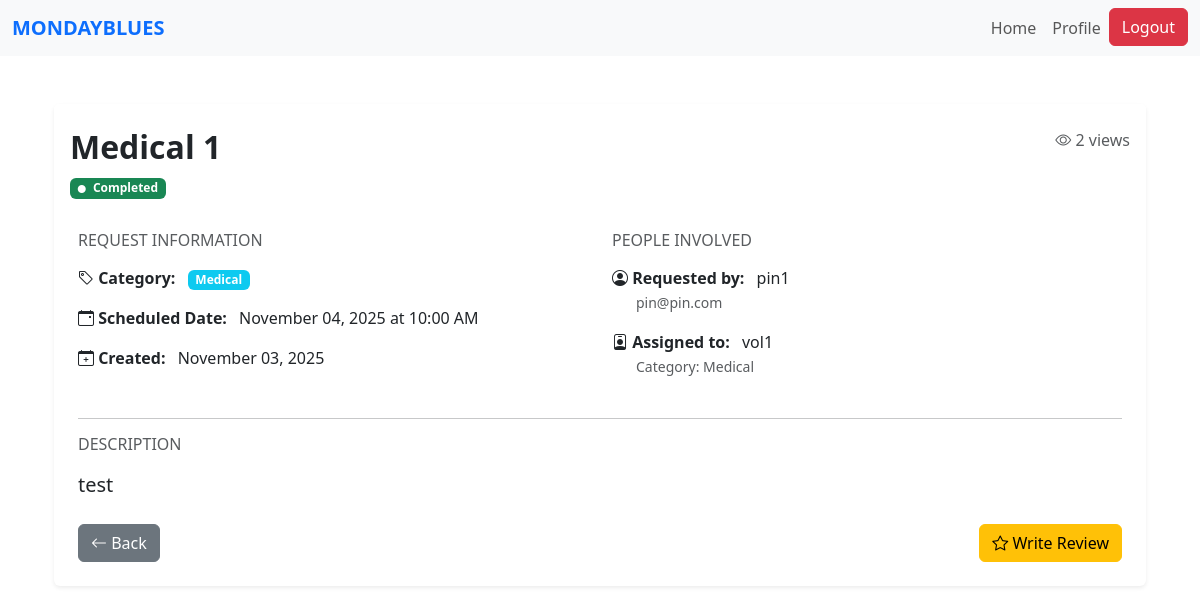
The app's page /request/1 (signed in), older data.
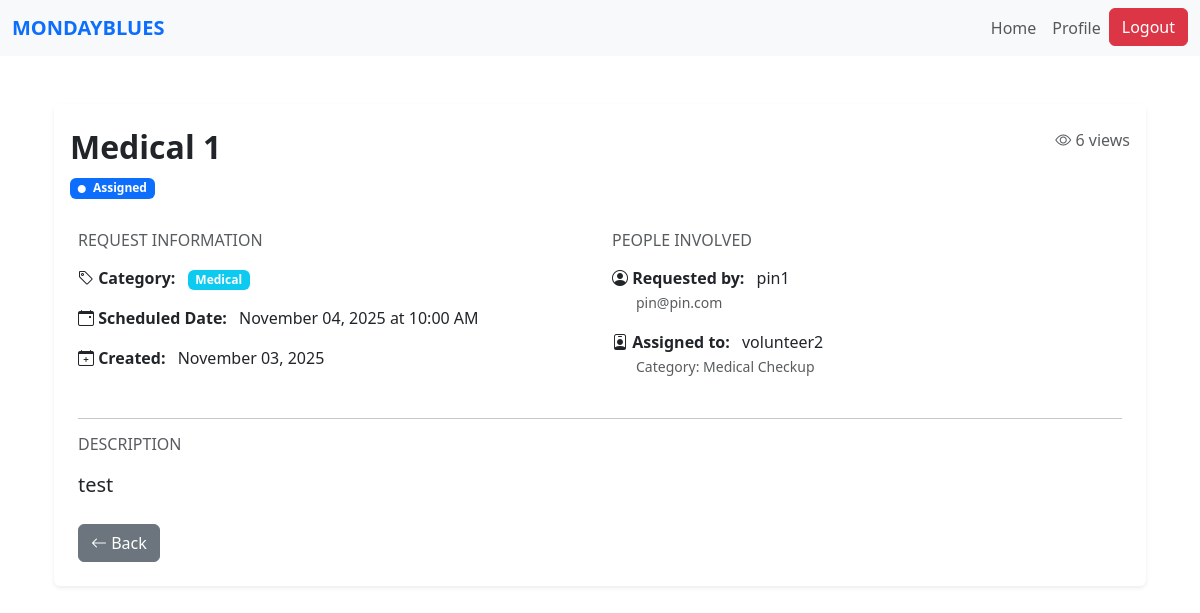
The same page, newer data.
### website/models.py (models this page shows)
class Request(db.Model):
    id = db.Column(db.Integer, primary_key=True)
    title = db.Column(db.String(150), nullable=False)
    description = db.Column(db.Text, nullable=False)
    category_id = db.Column(db.Integer, db.ForeignKey('category.id'), nullable=False)
    category = db.relationship('Category', backref='requests')
    status = db.Column(db.String(20), default='Pending')  # Pending, Accepted, Completed
    scheduled_datetime = db.Column(db.DateTime, nullable=False)
    view_count = db.Column(db.Integer, default=0)
    date_created = db.Column(db.DateTime, default=datetime.utcnow)
    user_id = db.Column(db.Integer, db.ForeignKey('user.id'), nullable=False)
    volunteer_id = db.Column(db.Integer, db.ForeignKey('volunteer.id'), nullable=True)
    csr_id = db.Column(db.Integer, db.ForeignKey("csr.user_id"), nullable=True)
    user = db.relationship('User', backref=db.backref('requests', lazy=True, cascade='all, delete-orphan'), lazy=True)
    volunteer = db.relationship('Volunteer', backref=db.backref('assigned_requests', lazy=True), lazy=True)

class Category(db.Model):
    id = db.Column(db.Integer, primary_key=True)
    name = db.Column(db.String(100), unique=True, nullable=False)
    description = db.Column(db.String(250))
    date_created = db.Column(db.DateTime, default=datetime.utcnow)

class User(db.Model, UserMixin):
    id = db.Column(db.Integer, primary_key=True)
    name = db.Column(db.String(150))
    email = db.Column(db.String(150), unique=True)
    password = db.Column(db.String(150))
    date_created = db.Column(db.DateTime(timezone=True), default=func.now())
    role = db.Column(db.String(50), default='PIN')
    status = db.Column(db.String(20), default='Pending')  # Pending, Approved, Suspended
    """    total_rating = db.Column(db.Float, default=0)
    num_ratings = db.Column(db.Integer, default=0)

    def update_rating(self, new_rating: float):
        #Update overall CSR rating with a new rating value.
        if self.num_ratings == 0:
            self.total_rating = new_rating
        else:
            self.total_rating = ((self.total_rating * self.num_ratings) + new_rating) / (self.num_ratings + 1)
        self.num_ratings += 1"""

### website/views.py (the view)
@views.route('/request/<int:id>')
@login_required
def view_request(id):
    req = Request.query.get_or_404(id)
    if req.user_id != current_user.id:
        req.view_count += 1
        db.session.commit()
    owner = User.query.get(req.user_id)
    return render_template('view_req.html', req=req, owner=owner)

### website/templates/view_req.html (shortened to what this page needs)
{% extends "base.html" %}
{% block content %}
<div class="container my-5">
    <div class="card shadow-sm border-0">
        <div class="card-header bg-white border-0 pt-4">
            <div class="d-flex justify-content-between align-items-start">
                <div>
                    <h2 class="fw-bold mb-2">{{ req.title }}</h2>
                    <span class="badge
                        {% if req.status == 'Pending' %} bg-warning text-dark
                        {% elif req.status == 'Assigned' %} bg-primary
                        {% elif req.status == 'Accepted' %} bg-info
                        {% elif req.status == 'Completed' %} bg-success
                        {% else %} bg-secondary {% endif %}">
                        <i class="bi bi-circle-fill me-1" style="font-size: 0.5rem;"></i>
                        {{ req.status }}
                    </span>
                </div>
                <div class="text-end">
                    <p class="text-muted mb-0">
                        <i class="bi bi-eye"></i> {{ req.view_count }} views
                    </p>
                </div>
            </div>
        </div>
        <div class="card-body p-4">
            <div class="row mb-4">
                <div class="col-md-6">
                    <h6 class="text-muted text-uppercase mb-3">Request Information</h6>
                    <div class="mb-3">
                        <strong><i class="bi bi-tag"></i> Category:</strong>
                        <span class="badge bg-info ms-2">{{ req.category.name if req.category else req.category }}</span>
                    </div>
                    <div class="mb-3">
                        <strong><i class="bi bi-calendar-event"></i> Scheduled Date:</strong>
                        <span class="ms-2">{{ req.scheduled_datetime.strftime('%B %d, %Y at %I:%M %p') }}</span>
                    </div>
                    <div class="mb-3">
                        <strong><i class="bi bi-calendar-plus"></i> Created:</strong>
                        <span class="ms-2">{{ req.date_created.strftime('%B %d, %Y') }}</span>
                    </div>
                </div>
                <div class="col-md-6">
                    <h6 class="text-muted text-uppercase mb-3">People Involved</h6>
                    <div class="mb-3">
                        <strong><i class="bi bi-person-circle"></i> Requested by:</strong>
                        <span class="ms-2">{{ owner.name }}</span>
                        <br>
                        <small class="text-muted ms-4">{{ owner.email }}</small>
                    </div>
                    {% if req.volunteer %}
                    <div class="mb-3">
                        <strong><i class="bi bi-person-badge"></i> Assigned to:</strong>
                        <span class="ms-2">{{ req.volunteer.user.name }}</span>
                        <br>
                        <small class="text-muted ms-4">
                            {% if req.volunteer.category %}
                                Category: {{ req.volunteer.category.name }}
                            {% endif %}
                        </small>
                    </div>
                    {% else %}
                    <div class="mb-3">
                        <strong><i class="bi bi-person-badge"></i> Volunteer:</strong>
                        <span class="badge bg-secondary ms-2">Not assigned yet</span>
                    </div>
                    {% endif %}
                </div>
            </div>
            <hr>
            <div class="mb-4">
                <h6 class="text-muted text-uppercase mb-3">Description</h6>
                <p class="lead">{{ req.description }}</p>
            </div>
            <div class="d-flex justify-content-between mt-4">
                <a href="javascript:history.back()" class="btn btn-secondary">
                    <i class="bi bi-arrow-left"></i> Back
                </a>
                {% if current_user.id == req.user_id %}
                    {% if req.status == 'Completed' and not req.review %}
                    <a href="{{ url_for('views.review_request', request_id=req.id) }}" class="btn btn-warning">
                        <i class="bi bi-star"></i> Write Review
                    </a>
                    {% endif %}
                {% endif %}
                </div>
            </div>
        </div>
    </div>
</div>
<link rel="stylesheet" href="https://cdn.jsdelivr.net/npm/bootstrap-icons@1.10.0/font/bootstrap-icons.css">
{% endblock %}

### website/templates/base.html (shortened to what this page needs)
<!DOCTYPE html>
<html lang="en">
<head>
  <link
    href="https://cdn.jsdelivr.net/npm/bootstrap@5.3.3/dist/css/bootstrap.min.css"
    rel="stylesheet"
  />
</head>
<body>
  <nav class="navbar navbar-expand-lg navbar-light bg-light">
    <div class="container-fluid">
      <a class="navbar-brand text-uppercase fw-semibold text-primary" href="/">MondayBlues</a>
      <div class="collapse navbar-collapse" id="navbarNav">
        <ul class="navbar-nav ms-auto">
          {% if current_user.is_authenticated %}
            <li class="nav-item">
              <a class="nav-link" href="/">Home</a>
            </li>
            {% if current_user.role == 'PIN' %}
              <li class="nav-item">
                <a class="nav-link" href="{{ url_for('pin.pin_profile') }}">Profile</a>
              </li>
            {% elif current_user.role == 'Volunteer' %}
              <li class="nav-item">
                <a class="nav-link" href="{{ url_for('volunteer.volunteer_dashboard') }}">Dashboard</a>
              </li>
            {% elif current_user.role == 'Admin' %}
              <li class="nav-item">
                <a class="nav-link" href="/admin">Admin</a>
              </li>
            {% else %}
              <li class="nav-item">
                <a class="nav-link" href="#">Profile</a>
              </li>
            {% endif %}
            <li class="nav-item">
              <a class="btn btn-danger" type="button" href="/logout">Logout</a>
            </li>
          {% endif %}
        </ul>
      </div>
    </div>
  </nav>
  <div class="container mt-4">
    {% block content %}
    {% endblock %}
</body>
</html>

Row changes from the older to the newer data that the page shows:
removed User: volunteer.user.name "vol1"
changed Request "Medical 1": status "Completed" → "Assigned"; view_count "2" → "6"
added User: volunteer.user.name "volunteer2"
added Category: volunteer.category.name "Medical Checkup"
Text that changed along with them:
{{ req.volunteer.category.name }}: "Medical" → "Medical Checkup"
text no longer shown: "Write Review"
